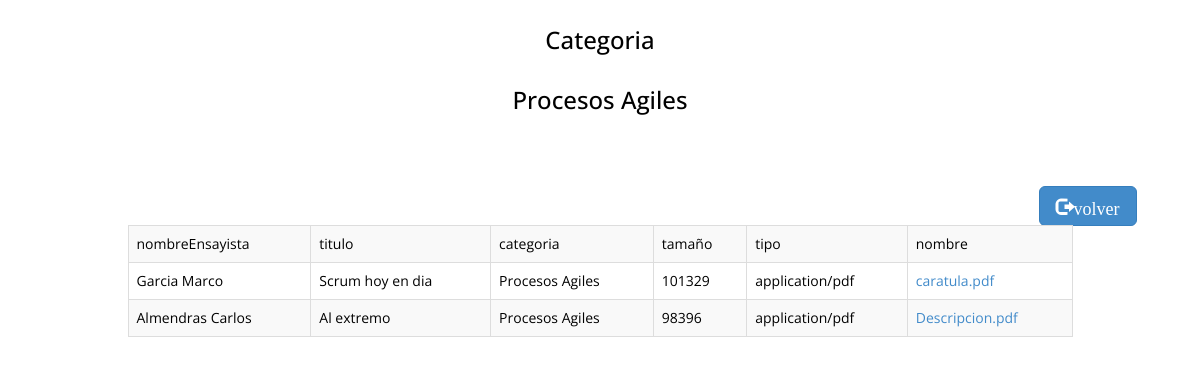
The app's page /procesAgil.php with its own data.
### tables this page shows
CREATE TABLE `documento` (
  `id_documento` int(10) UNSIGNED NOT NULL,
  `nombreEnsayista` varchar(150) DEFAULT NULL,
  `titulo` varchar(150) DEFAULT NULL,
  `categoria` mediumtext,
  `tamanio` int(10) UNSIGNED DEFAULT NULL,
  `tipo` varchar(150) DEFAULT NULL,
  `nombre_archivo` varchar(255) DEFAULT NULL
);

### config.inc.php (called while the page is built, shortened)
<?php
class Conect_MySql {
     var $obj = array ( "dbname"	=>	"test",
                       "dbuser"		=>	"root"		,
                       "dbpwd"		=>	""		,
                       "dbhost"		=>	"localhost"	);
     var $db_connect_id = "";
    private function connect(){
		$this->db_connect_id = mysqli_connect($this->obj['dbhost'],$this->obj['dbuser'],$this->obj['dbpwd'],$this->obj['dbname']);
  }
function execute($query) {
        $this->q_id = mysqli_query($this->db_connect_id,$query);
	return $this->q_id;
    }
  public function fetch_row($q_id = "") {
        $result = mysqli_fetch_array($q_id);
        return $result;
    }
}
?>

### procesAgil.php (the view, shortened to what this page needs)
<!DOCTYPE html>
<html>
    <head>
        <link href="assets/css/bootstrap.css" rel="stylesheet" />
        <link href="assets/css/font-awesome.min.css" rel="stylesheet" />
        <link href="assets/css/style.css" rel="stylesheet" />
    </head>
    <body>
        <h3 class="text-center">Categoria</h3>
		 <h3 class="text-center">Procesos Agiles</h3>
        <div class="container">
            <div class="row main-low-margin text-center">
                <div class="col-md-offset-10 col-md-2 col-sm-2">
                    <a class="btn btn-primary btn-lg glyphicon glyphicon-log-out" type="link" href="menu.organizar.php">volver</a>
                </div>
            </div>
        </div>
        <div class="container">
            <div class="row">
            <div class="col-md-offset-1 col-md-10">
                <table class="table table-striped table-bordered">
                <tr>
				<td>nombreEnsayista</td>
                <td>titulo</td>
                <td>categoria</td>
                <td>tamaño</td>
                <td>tipo</td>
                <td>nombre</td>
                </tr>
                <?php
                include 'config.inc.php';
                $db=new Conect_MySql();
                $sql = "SELECT *  FROM `documento` WHERE `categoria` LIKE 'Procesos Agiles'";
                $query = $db->execute($sql);
                while($datos=$db->fetch_row($query)){?>
                <tr>
				 <td><?php echo $datos['nombreEnsayista']; ?></td>
                <td><?php echo $datos['titulo']; ?></td>
                <td><?php echo $datos['categoria']; ?></td>
                <td><?php echo $datos['tamanio']; ?></td>
                <td><?php echo $datos['tipo']; ?></td>
                <td><a href="archivo.php?id=<?php echo $datos['id_documento']?>"><?php echo $datos['nombre_archivo']; ?></a></td>
                </tr>
                <?php  } ?>
                </table>
            </div>
        </div>
        </div>
    </body>
</html>

### assets/css/style.css (style rules this page uses)
body { font-family: 'Open Sans', sans-serif; font-size: 14px; color: #000; line-height: 16px; font-weight: 400; background:url('assets/img/slider/images/3.png') repeat 0 0; }
h1, h2, h3, h4, h5, h6 { font-family: 'Open Sans', sans-serif; line-height: 40px; }
.text-center { text-align: center; }
.main-low-margin { margin-top: 55px; }
a, a:hover { text-decoration: none; }

### records on screen
documento: nombreEnsayista "Garcia Marco", titulo "Scrum hoy en dia", categoria "Procesos Agiles", tamanio "101329", tipo "application/pdf", nombre_archivo "caratula.pdf"
documento: nombreEnsayista "Almendras Carlos", titulo "Al extremo", categoria "Procesos Agiles", tamanio "98396", tipo "application/pdf", nombre_archivo "Descripcion.pdf"
